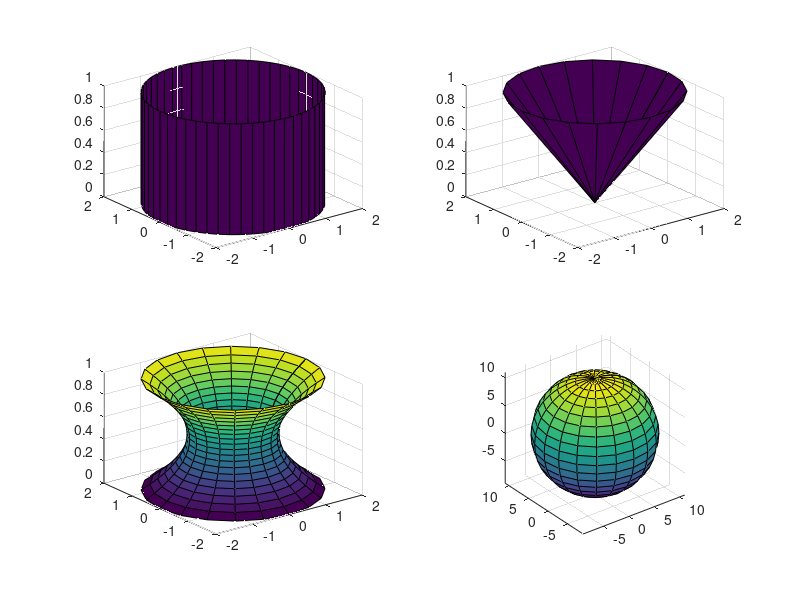
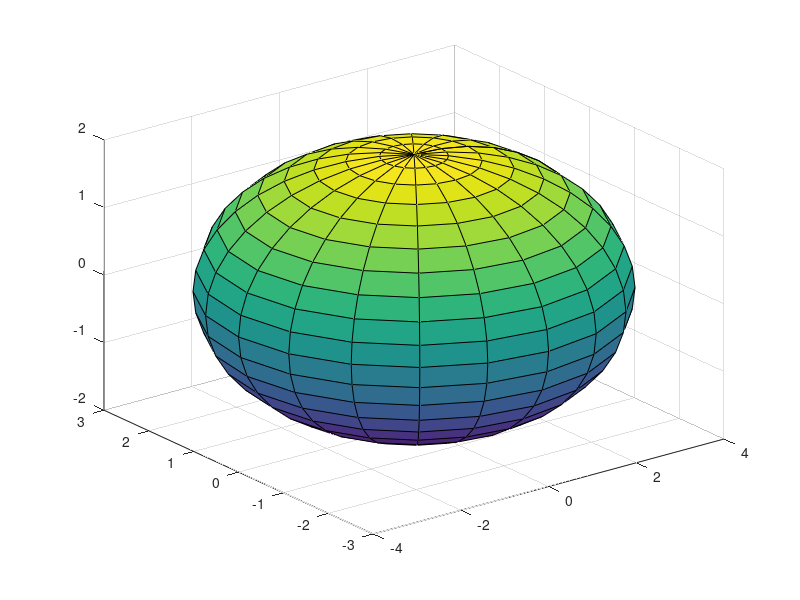

These figures' MATLAB source, in order:
figure(1)
subplot(2,2,1)
[x,y,z]=cylinder(2,50);
surf(x,y,z);
subplot(2,2,2)
R=[0,2];
[X,Y,Z]=cylinder(R);
surf(X,Y,Z);
subplot(2,2,3)
t=-1:0.1:1;
R=t.^2+1;
[X,Y,Z]=cylinder(R);
surf(X,Y,Z);
subplot(2,2,4)
[x,y,z]=sphere;
surf(10*x+1,10*y+1,10*z+1);
axis equal;
figure(2)
a=4;
b=3;
c=2;
surf(x*a,b*y,z*c);